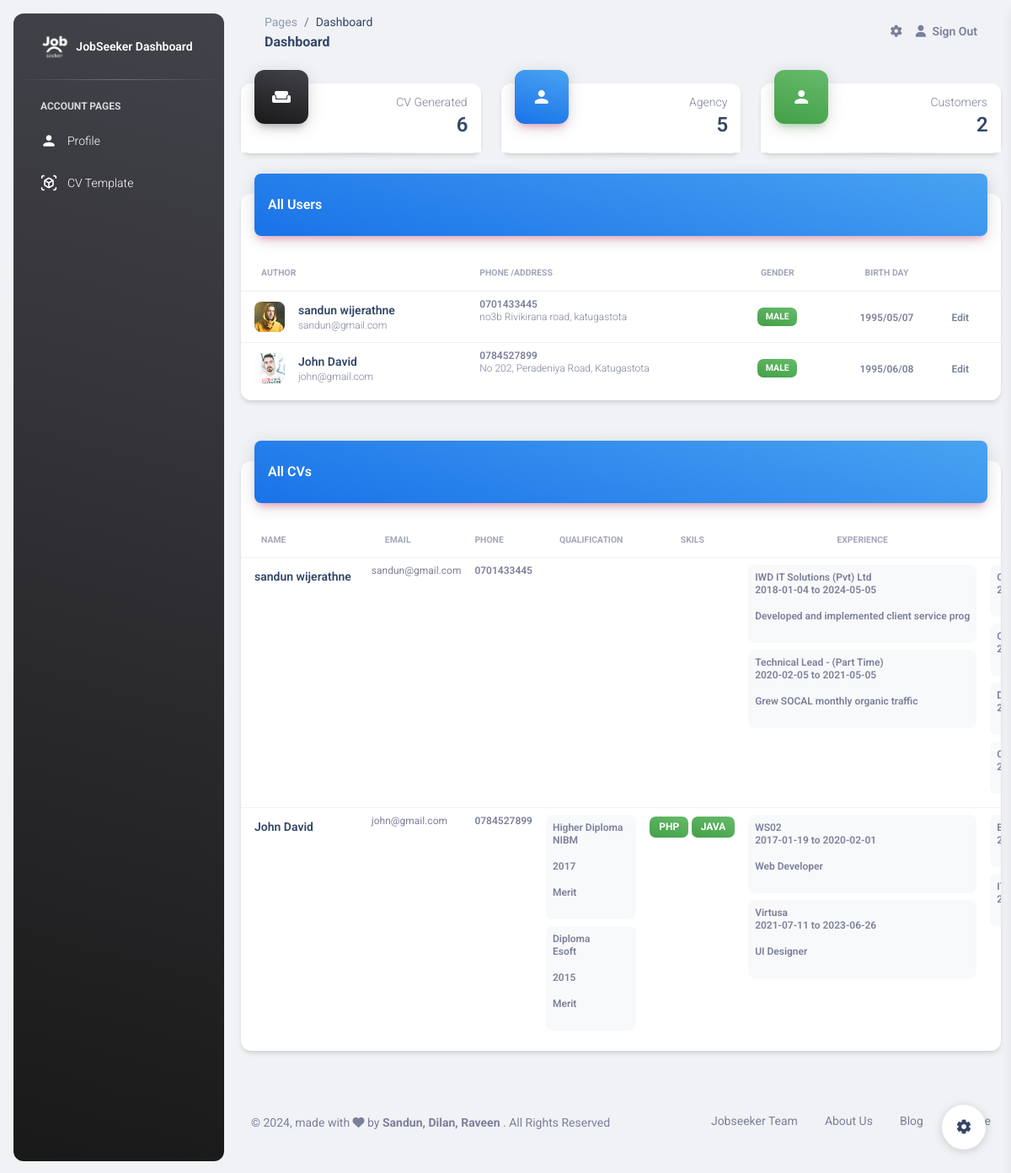
The page /pages/dashboard.php (signed in) on the database its author committed.
### tables this page shows
CREATE TABLE `cv` (
  `idcv` int(11) NOT NULL,
  `fname` varchar(45) DEFAULT NULL,
  `lname` varchar(45) DEFAULT NULL,
  `email` varchar(45) DEFAULT NULL,
  `address` varchar(45) DEFAULT NULL,
  `phone` varchar(45) DEFAULT NULL,
  `dob` varchar(45) DEFAULT NULL,
  `image` varchar(45) DEFAULT NULL,
  `gender` varchar(45) DEFAULT NULL,
  `password` varchar(45) DEFAULT NULL,
  `bio` varchar(200) DEFAULT NULL,
  `currentosition` varchar(45) DEFAULT NULL
);

CREATE TABLE `experience` (
  `idexperience` int(11) NOT NULL,
  `comapny` varchar(45) DEFAULT NULL,
  `startdate` varchar(45) DEFAULT NULL,
  `enddate` varchar(45) DEFAULT NULL,
  `responsibilities` varchar(45) DEFAULT NULL,
  `cv_idcv` int(11) NOT NULL
);

CREATE TABLE `qualification` (
  `idqualification` int(11) NOT NULL,
  `qualificationname` varchar(45) DEFAULT NULL,
  `institute` varchar(45) DEFAULT NULL,
  `year` varchar(45) DEFAULT NULL,
  `grade` varchar(45) DEFAULT NULL,
  `cv_idcv` int(11) NOT NULL
);

CREATE TABLE `skill` (
  `idskill` int(11) NOT NULL,
  `skillname` varchar(45) DEFAULT NULL,
  `level` varchar(45) DEFAULT NULL,
  `cv_idcv` int(11) NOT NULL
);

### pages/dashboard.php (the view, shortened to what the rows shown need)
<?php
include '../conn.php';
?>
<!DOCTYPE html>
<html lang="en">
<head>
  <link href="../assets/css/nucleo-icons.css" rel="stylesheet" />
  <link href="../assets/css/nucleo-svg.css" rel="stylesheet" />
  <link id="pagestyle" href="../assets/css/material-dashboard.css?v=3.1.0" rel="stylesheet" />
  <link rel="stylesheet" href="https://cdn.datatables.net/2.0.5/css/dataTables.dataTables.css" />
</head>
<body class="g-sidenav-show  bg-gray-200">
  <main class="main-content position-relative max-height-vh-100 h-100 border-radius-lg ">
    <div class="container-fluid py-4">
      <div class="row mt-4 mb-4">
        <div class="col-12">
          <div class="card my-4">
            <div class="card-body px-0 pb-2">
              <div class="table-responsive p-0">
                <table class="table align-items-center mb-0">
                  <thead>
                    <tr>
                      <th class="text-uppercase text-secondary text-xxs font-weight-bolder opacity-7">Author</th>
                      <th class="text-uppercase text-secondary text-xxs font-weight-bolder opacity-7 ps-2">Phone /Address</th>
                      <th class="text-center text-uppercase text-secondary text-xxs font-weight-bolder opacity-7">Gender</th>
                      <th class="text-center text-uppercase text-secondary text-xxs font-weight-bolder opacity-7">Birth Day</th>
                      <th class="text-secondary opacity-7"></th>
                    </tr>
                  </thead>
                  <tbody>
                    <?php
                    $sql = "SELECT * FROM cv";
                    $result = mysqli_query($con, $sql);
                    $num = (mysqli_query($con, $sql));
                    if (mysqli_num_rows($num) > 0) {
                      while ($qrow = mysqli_fetch_array($result)) {
                    ?>
                        <tr>
                          <td>
                            <div class="d-flex px-2 py-1">
                              <div>
                                <img src="<?php echo $qrow['image'] ?>" class="avatar avatar-sm me-3 border-radius-lg" alt="user1">
                              </div>
                              <div class="d-flex flex-column justify-content-center">
                                <h6 class="mb-0 text-sm"><?php echo $qrow['fname'] . " " . $qrow['lname'] ?>
                                  <p class="text-xs text-secondary mb-0"><?php echo $qrow['email'] ?></p>
                              </div>
                            </div>
                          </td>
                          <td>
                            <p class="text-xs font-weight-bold mb-0"><?php echo $qrow['phone'] ?></p>
                            <p class="text-xs text-secondary mb-0"><?php echo $qrow['address'] ?></p>
                          </td>
                          <td class="align-middle text-center text-sm">
                            <span class="badge badge-sm bg-gradient-success"><?php echo $qrow['gender'] ?></span>
                          </td>
                          <td class="align-middle text-center">
                            <span class="text-secondary text-xs font-weight-bold"><?php echo $qrow['dob'] ?></span>
                          </td>
                          <td class="align-middle">
                            <a href="javascript:;" class="text-secondary font-weight-bold text-xs" data-toggle="tooltip" data-original-title="Edit user">
                              Edit
                            </a>
                          </td>
                        </tr>
                    <?php
                      }
                    }
                    ?>
                  </tbody>
                </table>
              </div>
            </div>
          </div>
        </div>
      </div>
      <div class="row mt-4 mb-4">
        <div class="col-12">
          <div class="card my-4">
            <div class="card-body px-0 pb-2">
              <div class="table-responsive p-0">
                <table class="table align-items-center mb-0" id="myTable">
                  <thead>
                    <tr>
                      <th class="text-uppercase text-secondary text-xxs font-weight-bolder opacity-7">Name</th>
                      <th class="text-uppercase text-secondary text-xxs font-weight-bolder opacity-7">email</th>
                      <th class="text-uppercase text-secondary text-xxs font-weight-bolder opacity-7 ps-2">Phone</th>
                      <th class="text-center text-uppercase text-secondary text-xxs font-weight-bolder opacity-7">Qualification</th>
                      <th class="text-center text-uppercase text-secondary text-xxs font-weight-bolder opacity-7">Skils</th>
                      <th class="text-center text-uppercase text-secondary text-xxs font-weight-bolder opacity-7">Experience</th>
                      <th class="text-center text-uppercase text-secondary text-xxs font-weight-bolder opacity-7">Certificate</th>
                    </tr>
                  </thead>
                  <tbody>
                    <?php
                    $sql = "SELECT * FROM cv";
                    $result = mysqli_query($con, $sql);
                    $num = (mysqli_query($con, $sql));
                    if (mysqli_num_rows($num) > 0) {
                      while ($row = mysqli_fetch_array($result)) {
                        $idcv = $row['idcv'];
                    ?>
                        <tr>
                          <td>
                            <div class="d-flex px-2 py-1">
                              <div class="d-flex flex-column justify-content-center">
                                <h6 class="mb-0 text-sm"><?php echo $row['fname'] . " " . $row['lname'] ?>
                              </div>
                            </div>
                          </td>
                          <td>
                            <div class="text-xs text-secondary mb-0"><?php echo $row['email'] ?>
                            </div>
                          </td>
                          <td>
                            <p class="text-xs font-weight-bold mb-0"><?php echo $row['phone'] ?></p>
                          </td>
                          <td>
                            <?php
                            $sqlq = "SELECT * FROM qualification WHERE cv_idcv= $idcv";
                            $resulqt = mysqli_query($con, $sqlq);
                            $numq = (mysqli_query($con, $sqlq));
                            if (mysqli_num_rows($numq) > 0) {
                              while ($qrow = mysqli_fetch_array($resulqt)) {
                            ?>
                                <div class=" border-1 p-2 mb-2  bg-gray-100 border-radius-lg">
                                  <p class="text-xs font-weight-bold mb-0"><?php echo $qrow['qualificationname'] ?></p>
                                  <p class="text-secondary text-xs font-weight-bold"><?php echo $qrow['institute'] ?></p>
                                  <p class="text-secondary text-xs font-weight-bold"><?php echo $qrow['year'] ?></p>
                                  <p class="text-secondary text-xs font-weight-bold"><?php echo $qrow['grade'] ?></p>
                                </div>
                            <?php
                              }
                            }
                            ?>
                          </td>
                          <td>
                            <?php
                            $sqls = "SELECT * FROM skill WHERE cv_idcv= $idcv";
                            $results = mysqli_query($con, $sqls);
                            $nums = (mysqli_query($con, $sqls));
                            if (mysqli_num_rows($nums) > 0) {
                              while ($srow = mysqli_fetch_array($results)) {
                            ?>
                                <p class=" badge badge-sm bg-gradient-success"><?php echo $srow['skillname']; ?></p>
                            <?php
                              }
                            }
                            ?>
                          </td>
                          <td>
                            <?php
                            $sqle = "SELECT * FROM experience WHERE cv_idcv= $idcv";
                            $resulte = mysqli_query($con, $sqle);
                            $nume = (mysqli_query($con, $sqle));
                            if (mysqli_num_rows($nume) > 0) {
                              while ($erow = mysqli_fetch_array($resulte)) {
                            ?>
                                <div class=" border-1 p-2 mb-2  bg-gray-100 border-radius-lg">
                                  <p class="text-xs font-weight-bold mb-0"><?php echo $erow['comapny']; ?></p>
                                  <p class="text-secondary text-xs font-weight-bold"><?php echo $erow['startdate'] . " to " . $erow['enddate']; ?></p>
                                  <p class="text-secondary text-xs font-weight-bold"><?php echo $erow['responsibilities']; ?></p>
                                </div>
                            <?php
                              }
                            }
                            ?>
                          </td>
                          <td>
                            <?php
                            $sqle = "SELECT * FROM certificate WHERE cv_idcv= $idcv";
                            $resulte = mysqli_query($con, $sqle);
                            $nume = (mysqli_query($con, $sqle));
                            if (mysqli_num_rows($nume) > 0) {
                              while ($crow = mysqli_fetch_array($resulte)) {
                            ?>
                                <div class=" border-1 p-2 mb-2  bg-gray-100 border-radius-lg">
                                  <p class="text-xs font-weight-bold mb-0"><?php echo $crow['certificatename']; ?></p>
                                  <p class="text-secondary text-xs font-weight-bold"><?php echo $crow['issueddate']; ?></p>
                                </div>
                            <?php
                              }
                            }
                            ?>
                          </td>
                        </tr>
                    <?php
                      }
                    }
                    ?>
                  </tbody>
                </table>
              </div>
            </div>
          </div>
        </div>
      </div>
    </div>
  </main>
  <link href="https://cdn.jsdelivr.net/npm/sweetalert2@11.10.8/dist/sweetalert2.min.css" rel="stylesheet">
</body>
</html>

### rows shown on the page
cv: image (picture), fname "sandun", lname "wijerathne", email "sandun@gmail.com", phone "0701433445", address "no3b Rivikirana road, katugastota", gender "MALE", dob "1995/05/07"
cv: image (picture), fname "John", lname "David", email "john@gmail.com", phone "0784527899", address "No 202, Peradeniya Road, Katugastota", gender "MALE", dob "1995/06/08"
experience: comapny "IWD IT Solutions (Pvt) Ltd", startdate "2018-01-04", enddate "2024-05-05", responsibilities "Developed and implemented client service prog"
experience: comapny "Technical Lead - (Part Time)", startdate "2020-02-05", enddate "2021-05-05", responsibilities "Grew SOCAL monthly organic traffic"
qualification: qualificationname "Higher Diploma", institute "NIBM", year "2017", grade "Merit"
qualification: qualificationname "Diploma", institute "Esoft", year "2015", grade "Merit"
skill: skillname "PHP"
skill: skillname "JAVA"
experience: comapny "WS02", startdate "2017-01-19", enddate "2020-02-01", responsibilities "Web Developer"
experience: comapny "Virtusa", startdate "2021-07-11", enddate "2023-06-26", responsibilities "UI Designer"

### other values the page prints
$total * 3 "6"
$total "5"
$total "2"
